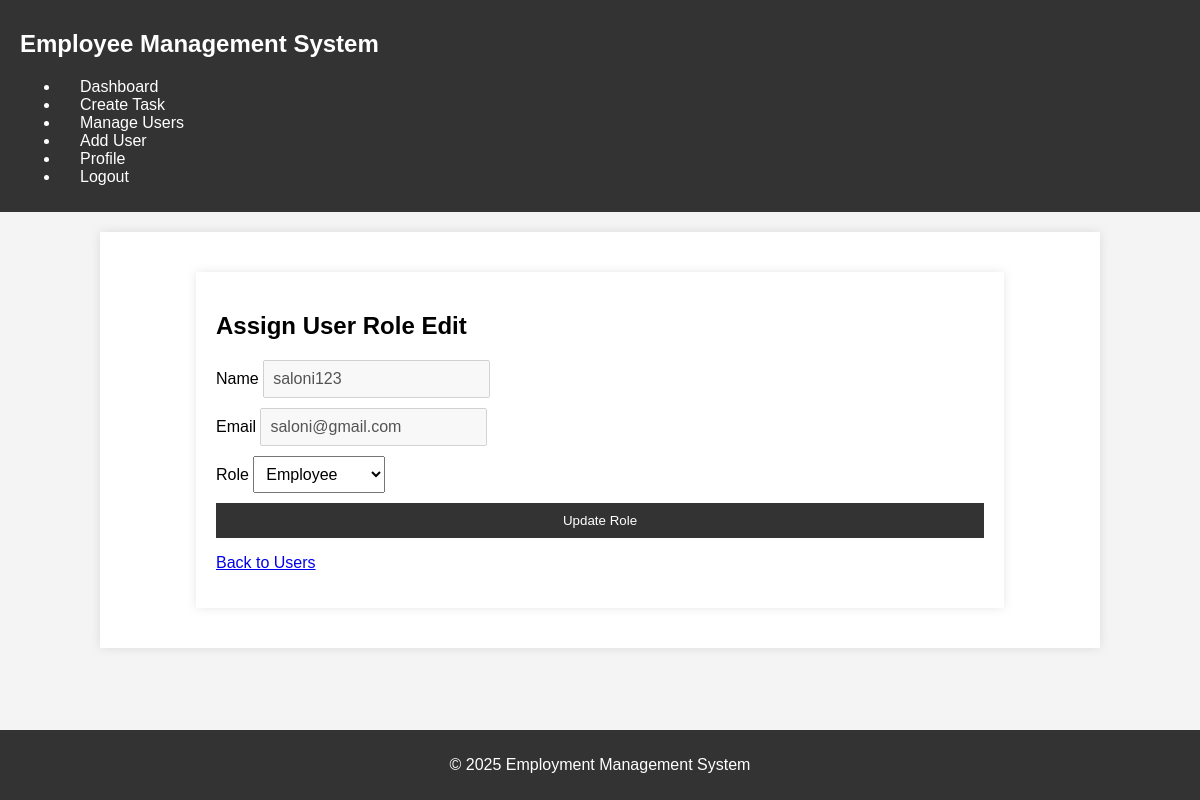
The page /index.php?page=edit_user&id=27 (signed in) on the database its author committed.
### tables this page shows
CREATE TABLE `users` (
  `id` int(11) NOT NULL,
  `name` varchar(100) NOT NULL,
  `email` varchar(100) NOT NULL,
  `password` varchar(255) NOT NULL,
  `role` enum('pending','employee','team_leader','admin') NOT NULL DEFAULT 'pending',
  `created_at` timestamp NOT NULL DEFAULT current_timestamp(),
  `profile_image` varchar(255) DEFAULT NULL,
  `is_deleted` tinyint(1) DEFAULT 0
);

### app/controllers/Controller.php (called while the page is built, shortened)
<?php
class Controller {
    protected $viewData = [];
    protected function loadCoreModels() {
        require_once 'app/models/User.php';
    }
    protected function view($view, $data = []) {
        $data = array_merge($this->viewData, $data);
        extract($data);
        require_once "app/views/$view.php";
    }
}

### app/controllers/UserController.php (called while the page is built, shortened)
<?php
require_once 'Controller.php';
require_once 'app/models/user.php' ;
class UserController extends Controller {
    public function edit() {
    $user_id = $_GET['id'] ?? null;
    $user = $this->models['user']->getUserById($user_id);
    $message = '';
    $this->view('users/edit', [
        'user' => $user,
        'message' => $message
    ]);
}   public function Profile() {
    $this->requireAuth();
    $user_id = $_SESSION['id'];
    $user = $this->models['user']->getUserById($user_id);
    if (!$user) {
        $message = "User not found. Please try logging in again.";
    } else {
        $message = '';
    }
    if ($_SERVER['REQUEST_METHOD'] === 'POST') {
        $data = [
            'id' => $user_id,
            'name' => $this->sanitize($_POST['name']),
            'email' => $this->sanitize($_POST['email']),
            'role' => $user['role'] ?? 'pending'
        ];
        if (!empty($_POST['password'])) {
            if (strlen($_POST['password']) < 8) {
                $message = "Password must be at least 8 characters long.";
            } else {
                $data['password'] = $this->sanitize($_POST['password']);
            }
        }
        if (!empty($_FILES['profile_image']['name'])) {
            $target_dir = "uploads/";
            if (!is_dir($target_dir)) {
                mkdir($target_dir, 0755, true);
            }
            $image_name = time() . '_' . basename($_FILES["profile_image"]["name"]);
            $target_file = $target_dir . $image_name;
            $allowed_types = ['image/jpeg', 'image/png', 'image/gif'];
            $max_size = 2 * 1024 * 1024;
            if (!in_array($_FILES['profile_image']['type'], $allowed_types) || $_FILES['profile_image']['size'] > $max_size) {
                $message = "Invalid image type or size (max 2MB, allowed: JPEG, PNG, GIF).";
            } elseif (move_uploaded_file($_FILES["profile_image"]["tmp_name"], $target_file)) {
                chmod($target_file, 0644);
                if (!empty($user['profile_image']) && file_exists($target_dir . $user['profile_image']) && $user['profile_image'] !== $image_name) {
                    unlink($target_dir . $user['profile_image']);
                }
                $data['profile_image'] = $image_name;
            } else {
                $message = "Failed to upload profile image.";
            }
        }
        if (empty($message)) {
            $result = $this->models['user']->update($data);
            $message = match (true) {
                $result === true => "Profile updated successfully.",
                is_string($result) => $result,
                default => "Failed to update profile."
            };
            $user = $this->models['user']->getUserById($user_id);
            if (!$user) {
                $message = "Error: User data not found after update.";
            } else {
            }
        }
    }
    $this->view('users/profile', [
        'user' => $user,
        'message' => $message
    ]);
}    public function update() {
    $this->requireRoles(['admin', 'team_leader', 'employee']);
    $user_id = $_GET['id'] ?? null;
    $user = $this->models['user']->getUserById($user_id);
    $message = '';
    if ($_SESSION['role'] === 'team_leader' && $user['role'] === 'admin') {
        $this->redirect('users', 'You are not allowed to edit an Admin user.', true);
    }
    if ($_SESSION['role'] === 'employee' && $_SESSION['id'] != $user_id) {
        $this->redirect('users', 'You can only edit your own profile.', true);
    }
    if ($_SERVER['REQUEST_METHOD'] === 'POST') {
        if (!empty($_POST['password']) && strlen($_POST['password']) < 8) {
            $message = "Password must be at least 8 characters long.";
        } else {
            $data = [
                'id' => $this->sanitize($_POST['id']),
                'name' => $this->sanitize($_POST['name']),
                'email' => $this->sanitize($_POST['email']),
                'role' => $user['role']
            ];
            if (!empty($_POST['password'])) {
                $data['password'] = $this->sanitize($_POST['password']);
            }
            if ($_SESSION['role'] === 'admin' && isset($_POST['role'])) {
                $data['role'] = $this->sanitize($_POST['role']);
            }
            $result = $this->models['user']->update($data);
            $message = match ($result) {
                true => "User updated successfully.",
                "Email is already registered" => "Email is already registered.",
                default => "Failed to update user."
            };
            $user = $this->models['user']->getUserById($user_id);
        }
    }
    $this->view('users/update', [
        'user' => $user,
        'message' => $message
    ]);
}
}

### app/models/User.php (called while the page is built, shortened)
<?php
class User {
    private $conn;
    public function __construct($db) {
        $this->conn = $db;
    }
    public function getUserById($id) {
        try {
            $query = "SELECT id, name, email, role, profile_image FROM users WHERE id = :id AND is_deleted = 0";
            $stmt = $this->conn->prepare($query);
            $stmt->bindParam(":id", $id, PDO::PARAM_INT);
            $stmt->execute();
            $user = $stmt->fetch(PDO::FETCH_ASSOC);
            return $user ?: false;
        } catch (PDOException $e) {
            return false;
        }
    }
}
?>

### app/views/users/edit.php (the view, shortened to what this page needs)
<?php include 'app/views/template/header.php'; ?>
<div class="container">
    <h2>Assign User Role Edit</h2>
    <?php if ($user): ?>
    <form id="edit-role-form" method="POST" action="index.php?page=edit_user&id=<?php echo $user['id']; ?>">
        <div>
            <label>Name</label>
            <input type="text" value="<?php echo htmlspecialchars($user['name']); ?>" disabled>
        </div>
        <div>
            <label>Email</label>
            <input type="email" value="<?php echo htmlspecialchars($user['email']); ?>" disabled>
        </div>
        <div>
            <label>Role</label>
            <select name="role" required>
                <option value="employee" <?php echo $user['role'] === 'employee' ? 'selected' : ''; ?>>Employee</option>
            </select>
        </div>
        <button type="submit">Update Role</button>
    </form>
    <?php else: ?>
    <p class="error">User not found.</p>
    <?php endif; ?>
    <p><a href="index.php?page=users">Back to Users</a></p>
</div>
<?php include 'app/views/template/footer.php'; ?>

### assets/css/style.css (style rules this page uses)
body { font-family: Arial, sans-serif; margin: 0; padding: 0; background-color: #f4f4f4; }
.container { inline-size: 80%; margin: 20px auto; padding: 20px; background-color: white; box-shadow: 0 0 10px rgba(0,0,0,0.1); }
form { display: flex; flex-direction: column; gap: 10px; }
form input, form select, form textarea { padding: 8px; font-size: 16px; }
form button { padding: 10px; background-color: #333; color: white; border: none; cursor: pointer; }

### rows shown on the page
users: name "saloni123", email "saloni@gmail.com", role "Employee"
